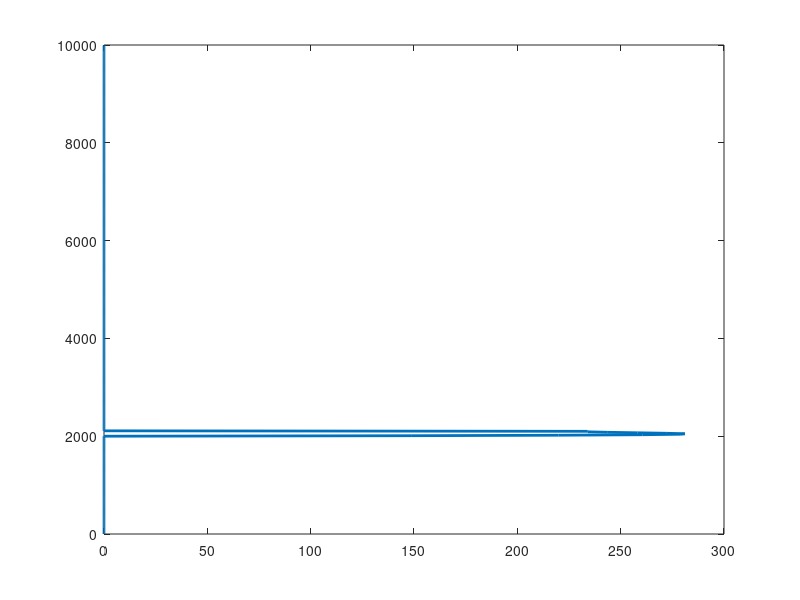

Write the MATLAB code that produced this figure.
% See Toon et al. pp16292
N=1000; % vertical dimension of atmosphere
dz=10;
M=2*N+2; % size of matrix to solve

shortwave=true;
shortwave=false;
model='eddington';
% model='quadrature';
delta=true;
% delta=false;

% cloudb=2000;
% cloudt=7001;
cloudb=2000;
cloudt=2101;
cloudn=100e6;
cloudd=20e-6;
blt=100;

cos_theta_s=0.40;
albedo=0.2;
emiss=0.925;
g1=0.85;
sflux=1365;
tsurf=290;
gam1=10./1000;

% model variables
z=(0:dz:(N-1)*dz)';
z=flipud(z);
tau=zeros([N,1]);
sigma_ray=zeros([N,1]);
sigma_tot=zeros([N,1]);
sigma_s_cloud=zeros([N,1]);
sigma_a_cloud=zeros([N,1]);
omg_s=zeros([N,1]);
ga=zeros([N,1]);
gamma1=zeros([N,1]);
gamma2=zeros([N,1]);
gamma3=zeros([N,1]);
gamma4=zeros([N,1]);
lambda1=zeros([N,1]);
Gamma1=zeros([N,1]);
t=zeros([N,1]);


% tri-diagonal terms
a=zeros([M-1,1]);
b=zeros([M,1]);
c=zeros([M-1,1]);
r=zeros([M,1]);

% temperature
t(:)=tsurf-gam1.*z;

% rayleigh scattering - small
sigma_ray(:)=1e-20;

% calculate the cloud extinction
for i=1:N-1
    if((z(i+1)>=cloudb) && (z(i)<cloudt))
        sigma_s_cloud(i)=pi/2*cloudn*cloudd^2.*(z(i)-cloudb)./(cloudt-cloudb);
        sigma_s_cloud(i)=pi/6*1000*cloudn*cloudd^3.*(z(i)-cloudb)./(cloudt-cloudb);
        sigma_s_cloud(i)=cloudn.*((sigma_s_cloud(i)/cloudn).*6./(pi.*1000)).^(2/3);
%         sigma_s_cloud(i)=0.0040/2.;
    end
end

% absorption
if shortwave
    sigma_a_cloud(:)=sigma_s_cloud(:).*0.;
else
    sigma_a_cloud(:)=sigma_s_cloud(:).*0.001;    
end
sigma_s_cloud(:)=sigma_s_cloud(:)-sigma_a_cloud(:);

% calculate total extinction
sigma_tot(:)=sigma_ray(:)+sigma_s_cloud(:)+sigma_a_cloud(:);
% calculate the single scattering albedo
omg_s(:)=(sigma_ray(:)+sigma_s_cloud(:))./sigma_tot(:);
omg_s(:)=min(omg_s(:),1-4.*eps);
% asymmetry factor
ga(:)=(sigma_s_cloud(:).*g1)./(sigma_s_cloud(:)+sigma_ray(:));

% calculate optical depth in each layer
% plot(flipud(cumsum(flipud(tau))),z)
tau(:)=sigma_tot(:).*dz;
tauc=cumsum(tau)-tau;

if delta
    % delta=scaling
    for i=1:N
        tau(i)=(1-omg_s(i)*ga(i).^2).*tau(i);
        omg_s(i)=(1-ga(i)^2)*omg_s(i)/(1-omg_s(i)*ga(i)^2);
        ga(i)=ga(i)./(1+ga(i));
    end
    % cumululative optical depth above layer n
    tauc=cumsum(tau)-tau;
end


switch model
    case 'quadrature'
        mu1=1./sqrt(3);
        for i=1:N % parameters in equations
           gamma1(i)=(1-omg_s(i)*(1+ga(i))*0.5)/mu1;
           gamma2(i)=omg_s(i)*(1-ga(i))/(2*mu1);
           gamma3(i)=(1-3*ga(i)*mu1*cos_theta_s)*0.5;
           gamma4(i)=1.-gamma3(i);
        end        
    case 'eddington'
        mu1=0.5;
        for i=1:N % parameters in equations
           gamma1(i)=(7-omg_s(i)*(4+3*ga(i)))*0.25;
           gamma2(i)=-(1-omg_s(i)*(4-3*ga(i)))*0.25;
           gamma3(i)=(2-3*ga(i)*mu1)*0.25;
           gamma4(i)=1.-gamma3(i);
        end
        
    otherwise
        disp('unknown');
end

if ~shortwave
    gamma3(:)=0.;gamma4(:)=0;
end


% calculate reflectances
for i=1:N
    k=(gamma1(i)^2-gamma2(i)^2)^0.5; % eq 18
    alpha1=gamma1(i)*gamma4(i)+gamma2(i)*gamma4(i); % eq 16
    alpha2=gamma1(i)*gamma3(i)+gamma2(i)*gamma4(i); % eq 17
    % eq 14
    b((i)*2)=-omg_s(i)/((1-k^2*cos_theta_s^2)* ...
        (k+gamma1(i))*exp(k*tau(i))+(k-gamma1(i))*exp(-k*tau(i))) * ...
        ((1-k*cos_theta_s)*(alpha2+k*gamma3(i))*exp(k*tau(i)) - ...
        (1+k*cos_theta_s)*(alpha2-k*gamma3(i))*exp(-k*tau(i)) - ...
        2*k*(gamma3(i)-alpha2*cos_theta_s)*exp(-tau(i)/cos_theta_s));
    b((i)*2+1)=b((i)*2);
    
    % eq 25
%     b((i)*2)=(gamma2(i)*(1-exp(-2*k*tau(i))))/ ...
%         (k+gamma1(i)+(k-gamma1(i))*exp(-2*k*tau(i)));
%     b((i)*2+1)=b((i)*2);
    
end
b(end)=-albedo;
% calculate transmissions
for i=1:N
    k=(gamma1(i)^2-gamma2(i)^2)^0.5; % eq 18
    alpha1=gamma1(i)*gamma4(i)+gamma2(i)*gamma4(i); % eq 16
    alpha2=gamma1(i)*gamma3(i)+gamma2(i)*gamma4(i); % eq 17
    % transmissions, eq 15
    a(i*2)=-exp(-tau(i)/cos_theta_s)* ...
        (1-omg_s(i)/((1-k^2*cos_theta_s^2)* ...
        (k+gamma1(i))*exp(k*tau(i))+(k-gamma1(i))*exp(-k*tau(i))) * ...
        ((1+k*cos_theta_s)*(alpha1+k*gamma4(i))*exp(k*tau(i)) - ...
        (1-k*cos_theta_s)*(alpha1-k*gamma4(i))*exp(-k*tau(i)) - ...
        2*k*(gamma4(i)+alpha1*cos_theta_s)*exp(tau(i)/cos_theta_s)));
    c(i*2)=a(i*2);

    % eq 26
%     a(i*2)=2*k*exp(-k*tau(i))/(k+gamma1(i)+(k-gamma1(i))*exp(-2*k*tau(i)));
%     c(i*2)=a(i*2);
% 
%     
    a(i*2-1)=1;
    c(i*2-1)=1;
end
a(end)=1;
c(end)=1;

% calculate source terms = i=1 is top
r(1)=0.;
if shortwave
    r(1)=sflux*cos_theta_s;
    r(end)=albedo*cos_theta_s*sflux*exp(-tauc(end)/cos_theta_s);
else
    b(1)=-1;
    r(1)=0 ; 
    b(end)=0.;
    r(end)=emiss*pi*blt;
end
for i=1:N
    % upward
%     r(i*2)=-sflux*exp(-(tauc(i))/cos_theta_s).*gamma3(i)*omg_s(i)*tau(i);
%     % downward
%     r(i*2+1)=sflux*exp(-(tauc(i))/cos_theta_s).*gamma4(i)*omg_s(i)*tau(i);

    if ~shortwave
        r(2*i)=2*pi*(1-omg_s(i)).*blt.*tau(i).*(1-z(end-1)./(z(i)+z(end-1)));
        r(2*i+1)=2*pi*(1-omg_s(i)).*blt*tau(i).*(1-z(end-1)./(z(i)+z(end-1)));
    end
end






% solve
M1=diag(b)+diag(a,-1)+diag(c,1);
u=M1\r;


flux_u=u(1:2:end);
flux_d=u(2:2:end);
% flux_d(1:end)=flux_d(1:end)+cos_theta_s*sflux*exp(-[0; tauc(:); ]/cos_theta_s);

if shortwave
    % see Liou, 3.5.3 (and 3.5.1a), page 108
    plot(-diff(flipud(flux_d(1:end))-flipud(flux_u(1:end)))./dz.*86400./1000,...
        flipud(z),'linewidth',2)
else
    % the IR cooling rate is the opposite
    % see Liou, 4.7.1, and 4.7.2, page 160
    plot(-diff(flipud(flux_u(1:end))-flipud(flux_d(1:end)))./dz.*86400./1000,...
        flipud(z),'linewidth',2)
end

